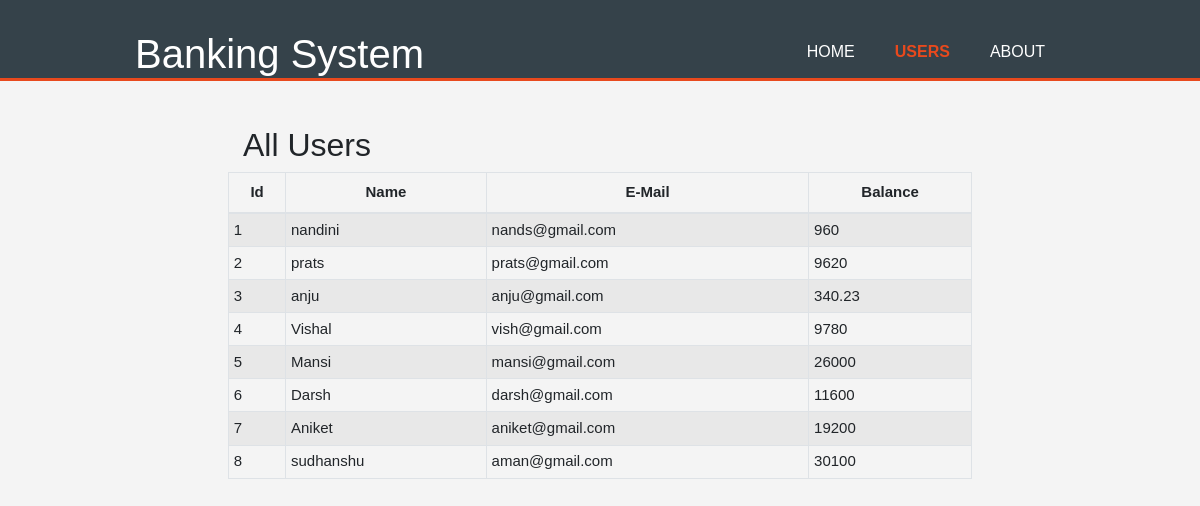
Page /viewusers.php on the committed database.
### tables this page shows
CREATE TABLE `user` (
  `id` int(11) NOT NULL,
  `Name` varchar(25) NOT NULL,
  `Email` varchar(25) NOT NULL,
  `Balance` double NOT NULL
);

### viewusers.php (the view, shortened to what this page needs)
<!DOCTYPE html>
<html lang="en">
<head>
    <link rel="stylesheet" href="https://stackpath.bootstrapcdn.com/bootstrap/4.5.2/css/bootstrap.min.css">
    <link rel="stylesheet" href="./style.css">
</head>
<body>
<header>
    <div class="container">
        <div id="branding">
            <h1>Banking System</h1>
        </div>
        <nav>
            <ul>
                <li ><a href="index.php">Home</a></li>
                <li class="current"><a href="viewusers.php">Users</a></li>
                <li><a href="about.php">About</a></li>
            </ul>
        </nav>
    </div>
</header>
<div class="container">
<?php
 require('config/db.php');
 $sql = 'SELECT * FROM user';
 $result = mysqli_query($conn, $sql);
?>
<br><br>
<div class="container">
    <h2> All Users </h2>
    <div class="row">
        <table class="table table-hover table-sm table-striped table-condensed table-bordered">
        <thead>
            <tr>
            <th scope="col" class="text-center py-2">Id</th>
            <th scope="col" class="text-center py-2">Name</th>
            <th scope="col" class="text-center py-2">E-Mail</th>
            <th scope="col" class="text-center py-2">Balance</th>
            </tr>
        </thead>
    </div>
    <tbody>
    <?php
         while($rows=mysqli_fetch_assoc($result)){
    ?>
        <tr>
            <td><?php echo $rows['id'] ?></td>
            <td><?php echo $rows['Name'] ?></td>
            <td><?php echo $rows['Email'] ?></td>
            <td><?php echo $rows['Balance'] ?></td>
        </tr>
    <?php
         }
    ?>
    </tbody>
</div>
</body>
</html>

### style.css (style rules this page uses)
body { font-family: Arial, Helvetica, sans-serif; font-size: 15px; line-height:1.5; padding:0; margin:0; background-color: #f4f4f4; }
.container { margin:auto; width:80%; overflow:hidden; }
ul { margin:0; padding:0; }
header { background:#35424a; color:#ffffff; padding-top: 30px; min-height: 70px; border-bottom:#e8491d 3px solid; }
header a { color:#ffffff; text-decoration: none; text-transform: uppercase; font-size:16px; }
header li { float:left; display:inline; padding :0 20px 0 20px; }
header #branding { float:left; }
header #branding h1 { margin:0; }
header nav { float: right; margin-top: 10px; }
header .highlight, header .current a { color:#e8491d; font-weight: bold; }

### rows in the picture
user: id "1", Name "nandini", Email "nands@gmail.com", Balance "960"
user: id "2", Name "prats", Email "prats@gmail.com", Balance "9620"
user: id "3", Name "anju", Email "anju@gmail.com", Balance "340.23"
user: id "4", Name "Vishal", Email "vish@gmail.com", Balance "9780"
user: id "5", Name "Mansi", Email "mansi@gmail.com", Balance "26000"
user: id "6", Name "Darsh", Email "darsh@gmail.com", Balance "11600"
user: id "7", Name "Aniket", Email "aniket@gmail.com", Balance "19200"
user: id "8", Name "sudhanshu", Email "aman@gmail.com", Balance "30100"
